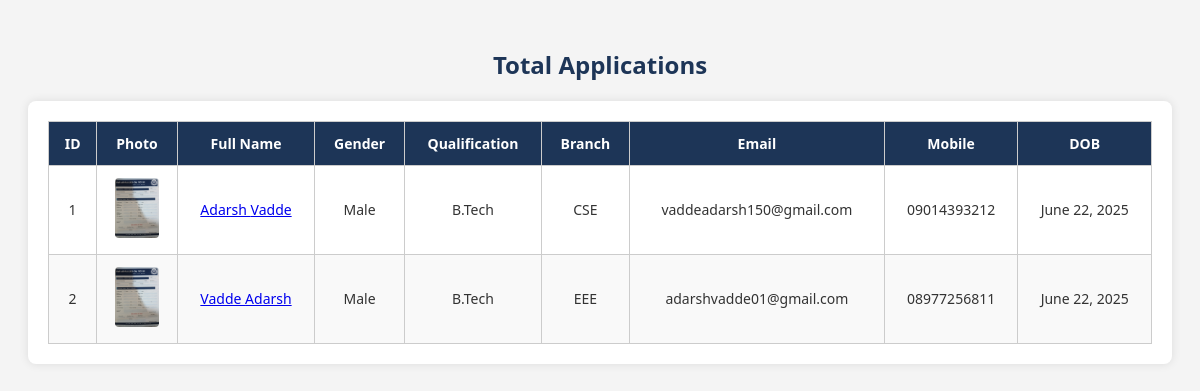
The app's page /applications/ with its own data.
### svr/models.py (models this page shows, shortened)
class Application(models.Model):
    unique_id=models.ForeignKey(StudentUser,on_delete=models.CASCADE,null=True)
    first_name = models.CharField(max_length=100)
    last_name = models.CharField(max_length=100)
    gender = models.CharField(max_length=20)
    dob = models.DateField()
    mobile = models.CharField(max_length=15)
    whatsapp = models.CharField(max_length=15, blank=True, null=True)
    email = models.EmailField()
    father_name = models.CharField(max_length=100)
    father_mobile = models.CharField(max_length=15)
    father_aadhar = models.CharField(max_length=20, blank=True, null=True)
    mother_name = models.CharField(max_length=100)
    mother_mobile = models.CharField(max_length=15, blank=True, null=True)
    mother_aadhar = models.CharField(max_length=20, blank=True, null=True)
    student_photo = models.ImageField(upload_to='photos/students/')
    father_photo = models.ImageField(upload_to='photos/fathers/')
    mother_photo = models.ImageField(upload_to='photos/mothers/')
    qualification = models.CharField(max_length=50)
    branch = models.CharField(max_length=100)
    college_name = models.CharField(max_length=200)
    college_city = models.CharField(max_length=100)
    college_state = models.CharField(max_length=100, blank=True, null=True)
    university = models.CharField(max_length=200, blank=True, null=True)
    roll_no = models.CharField(max_length=50, blank=True, null=True)
    aggregate = models.CharField(max_length=10, blank=True, null=True)
    yop = models.CharField(max_length=4, blank=True,null=True)
    agg12 = models.CharField(max_length=10, blank=True, null=True)
    yop12 = models.CharField(max_length=4, blank=True, null=True)
    agg10 = models.CharField(max_length=10, blank=True, null=True)
    yop10 = models.CharField(max_length=4, blank=True, null=True)
    training = models.CharField(max_length=200, blank=True, null=True)
    current_backlogs = models.CharField(max_length=10, blank=True, null=True)
    history_backlogs = models.CharField(max_length=10, blank=True, null=True)
    gap_academics = models.CharField(max_length=10, blank=True, null=True)
    address = models.TextField(blank=True, null=True)
    referred_by = models.CharField(max_length=100, blank=True, null=True)
    studentid = models.CharField(max_length=20, unique=True, blank=True, null=True)
    referred_by_office = models.CharField(max_length=100, blank=True, null=True)
    counsellor = models.CharField(max_length=100, blank=True, null=True)
    model_name = models.CharField(max_length=100, blank=True,null=True)
    cfs_code = models.CharField(max_length=100, blank=True, null=True)
    remarks = models.TextField(blank=True, null=True)

### svr/views.py (the view)
# urls.py: path('applications/', views.application_list_view, name='application-list'),
def application_list_view(request):
    applications = Application.objects.all()
    return render(request, 'application_list.html', {'applications': applications})

### templates/application_list.html (shortened to what this page needs)
{% load static %}
<!DOCTYPE html>
<html lang="en">
<head>
</head>
<body>
  <h2>Total Applications</h2>
  <div class="table-container">
    <table>
      <thead>
        <tr>
          <th>ID</th>
          <th>Photo</th>
          <th>Full Name</th>
          <th>Gender</th>
          <th>Qualification</th>
          <th>Branch</th>
          <th>Email</th>
          <th>Mobile</th>
          <th>DOB</th>
        </tr>
      </thead>
      <tbody>
        {% for application in applications %}
        <tr>
  <td>{{ forloop.counter }}</td>
  <td>
    <a href="{% url 'application_view_data' application.id %}">
      {% if application.student_photo %}
        <img src="{{ application.student_photo.url }}" alt="Student Photo" >
      {% else %}
        N/A
      {% endif %}
    </a>
  </td>
  <td>
    <a href="{% url 'application_view_data' application.id %}">
      {{ application.first_name }} {{ application.last_name }}
    </a>
  </td>
  <td>{{ application.gender }}</td>
  <td>{{ application.qualification }}</td>
  <td>{{ application.branch }}</td>
  <td>{{ application.email }}</td>
  <td>{{ application.mobile }}</td>
  <td>{{ application.dob }}</td>
</tr>
        {% endfor %}
      </tbody>
    </table>
  </div>
</body>
</html>

### templates/application_list.html (style rules this page uses)
body { font-family: 'Segoe UI', sans-serif; background-color: #f4f4f4; padding: 20px; color: #333; }
h2 { text-align: center; margin-bottom: 20px; color: #1d3557; }
.table-container { overflow-x: auto; background: #fff; border-radius: 8px; padding: 20px; box-shadow: 0 0 10px rgba(0,0,0,0.1); }
table { width: 100%; border-collapse: collapse; min-width: 800px; }
th, td { border: 1px solid #ccc; padding: 12px; text-align: center; font-size: 14px; }
th { background-color: #1d3557; color: white; }
tr:nth-child(even) { background-color: #f9f9f9; }
img { max-width: 60px; max-height: 60px; border-radius: 4px; }

### records on screen
Application: student_photo (picture), first_name "Adarsh", last_name "Vadde", gender "Male", qualification "B.Tech", branch "CSE", email "vaddeadarsh150@gmail.com", mobile "09014393212", dob "June 22, 2025"
Application: student_photo (picture), first_name "Vadde", last_name "Adarsh", gender "Male", qualification "B.Tech", branch "EEE", email "adarshvadde01@gmail.com", mobile "08977256811", dob "June 22, 2025"
